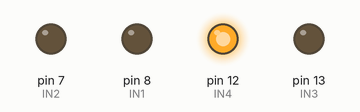
Recording of a sketch running on a simulated Arduino Uno, built with avr-gcc and run on an emulated ATmega328P. Parts: output pins drawn as LEDs (lit = HIGH).

Above: at 0.1 s.
Timing chart, 0 to 1.6 s (numbered marks = the images above):
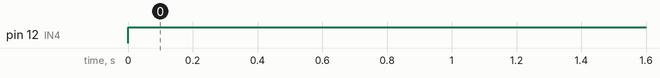

The sketch:

Prueba_para_carrito_u5.ino
```cpp
//Para modificaciones

int IN1=8;
int IN2=7;
int IN3=13;
int IN4=12;

void setup() {
    pinMode(IN1,OUTPUT);
    pinMode(IN2,OUTPUT);
    pinMode(IN3,OUTPUT);
    pinMode(IN4,OUTPUT);

}

void loop() {

digitalWrite(IN1,LOW);
digitalWrite(IN2,LOW);
digitalWrite(IN3,LOW);
digitalWrite(IN4,HIGH);
}
```

Measured:
- by itself, pin 12 (IN4): LOW → HIGH at 0.00 s
